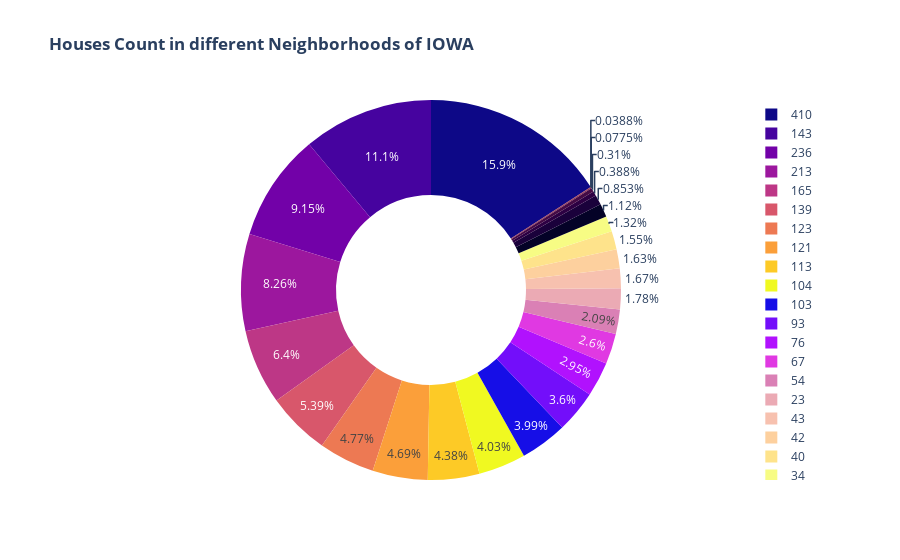

The notebook cell this image was saved under:
### Code cell
#Number of houses in each Neighborhoods
px.pie(housing_cleaned.groupby('Neighborhood',as_index=False)['Neighborhood'].count(),
       values='Neighborhood',names='Neighborhood',labels={'Neighborhood':'Count'}
       ,color_discrete_sequence=px.colors.sequential.Plasma,
       hole=.5,title='<b> Houses Count in different Neighborhoods of IOWA</b>'
      )

### Figure 1 — Plotly figure (JSON) as saved in the notebook; plotly's stock layout.template omitted (floating-point values rounded to 4 significant figures)
{"data": [{"domain": {"x": [0, 1], "y": [0, 1]}, "hole": 0.5, "hovertemplate": "Count=%{value}<extra></extra>", "labels": [23, 10, 29, 103, 40, 236, 93, 165, 143, 8, 2, 76, 1, 34, 104, 410, 22, 123, 67, 121, 213, 42, 139, 113, 143, 43, 54, 23], "legendgroup": "", "name": "", "showlegend": true, "type": "pie", "values": [23, 10, 29, 103, 40, 236, 93, 165, 143, 8, 2, 76, 1, 34, 104, 410, 22, 123, 67, 121, 213, 42, 139, 113, 143, 43, 54, 23]}], "layout": {"legend": {"tracegroupgap": 0}, "piecolorway": ["#0d0887", "#46039f", "#7201a8", "#9c179e", "#bd3786", "#d8576b", "#ed7953", "#fb9f3a", "#fdca26", "#f0f921"], "title": {"text": "<b> Houses Count in different Neighborhoods of IOWA</b>"}}}
